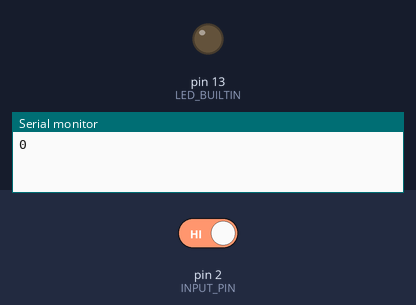
Bench run of a sketch on a simulated Arduino Uno, built with avr-gcc and run on an emulated ATmega328P. On the bench: output pins drawn as LEDs (lit = HIGH), the last lines printed to the serial monitor. Inputs (shaded band) come from the test bench; at power-on: pin 2 (INPUT_PIN) HIGH.

Above: at 1.2 s.
1.3 s: pin 2 (INPUT_PIN) driven LOW
At 2.7 s:
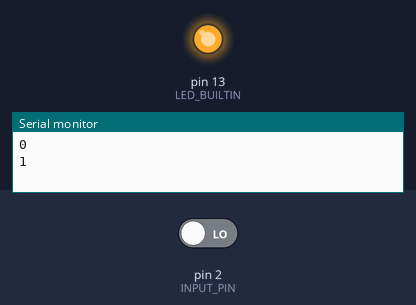
Timing chart, 0 to 4.3 s (numbered marks = the images above; inputs shaded):
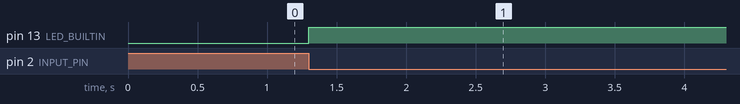

The sketch:

SimpleIRQ.ino
```cpp
#define INPUT_PIN 2

volatile long int count = 0L;

void setup()
{
  pinMode(INPUT_PIN, INPUT);
  pinMode(LED_BUILTIN, OUTPUT);

  Serial.begin(9600);
  attachInterrupt(digitalPinToInterrupt(INPUT_PIN), click, FALLING);
}

void click() {
  count++;
  digitalWrite(LED_BUILTIN,(count & 0x01)); // toggle the LED for each hit
}

void loop()
{
  long int copy;   // an interrupt safe copy of the count

  delay(1000);     // Wait for 1000 millisecond(s)


  noInterrupts();  // disable interrupts
  copy = count;    // make a local safe copy
  count=0L;        // clear the global count
  interrupts();    // re-enable interrupts

  Serial.println(copy);
}
```

Measured:
- after the input at 1.3 s, pin 13 (LED_BUILTIN): LOW → HIGH at once
